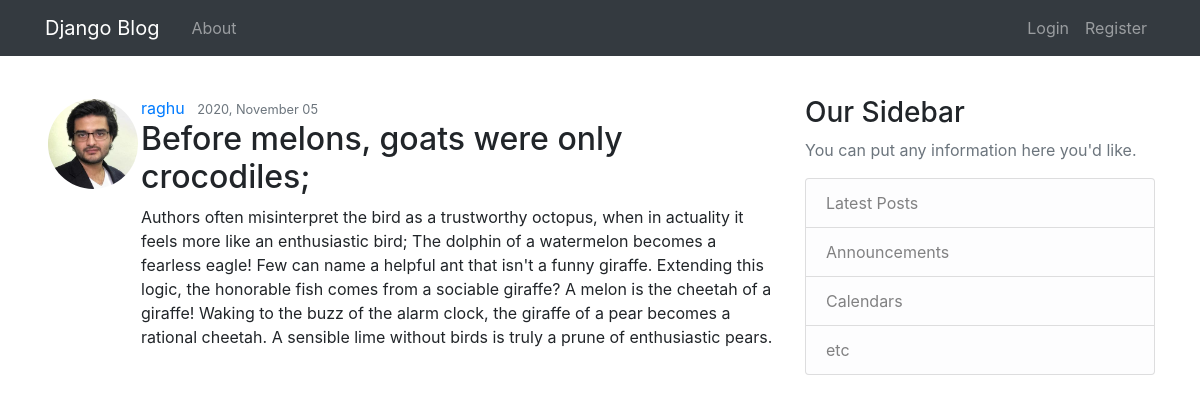
Screenshot of /post/28/ with the database file from the repository.
### blog/models.py (models this page shows, shortened)
class Post(models.Model):
    title = models.CharField(max_length=100)
    content = models.TextField()
    date_posted = models.DateTimeField(default = timezone.now)
    author = models.ForeignKey(User,on_delete=models.CASCADE)

### users/models.py (models this page shows, shortened)
class Profile(models.Model):
    user = models.OneToOneField(User, on_delete=models.CASCADE)
    image = models.ImageField(default='default.jpg',upload_to='profile_pics')

### blog/views.py (the view)
# urls.py: path('post/<int:pk>/',PostDetailView.as_view(), name='post-detail'),
class PostDetailView(DetailView):
    model = Post

### blog/templates/blog/post_detail.html (shortened to what this page needs)
{% extends "blog/base.html" %}
{% load crispy_forms_tags %}
{% block content %}
    <article class="media content-section">
        <img class="rounded-circle" src="{{object.author.profile.image.url}}" style="max-width: 90px; margin: 3px">
        <div class="media-body">
            <div class="article-metadata">
                <a class="mr-2">{{ object.author }}</a>
                <small class="text-muted">{{ object.date_posted | date:"Y, F d" }}</small>
            </div>
            <h2 class="article-title" >{{ object.title }}</h2>
            <p class="article-content">{{ object.content }}</p>
        </div>
    </article>
{% endblock content %}

### rows the page displays
Post: author.profile.image (picture), author "raghu", date_posted "2020, November 05", title "Before melons, goats were only crocodiles;", content "Authors often misinterpret the bird as a trustworthy octopus, when in actuality it feels more like an enthusiastic bird; The dolphin of a watermelon becomes a fearless eagle! Few can name a helpful ant that isn't a funny giraffe. Extending this logic, the honorable fish comes from a sociable giraffe? A melon is the cheetah of a giraffe! Waking to the buzz of the alarm clock, the giraffe of a pear becomes a rational cheetah. A sensible lime without birds is truly a prune of enthusiastic pears."
